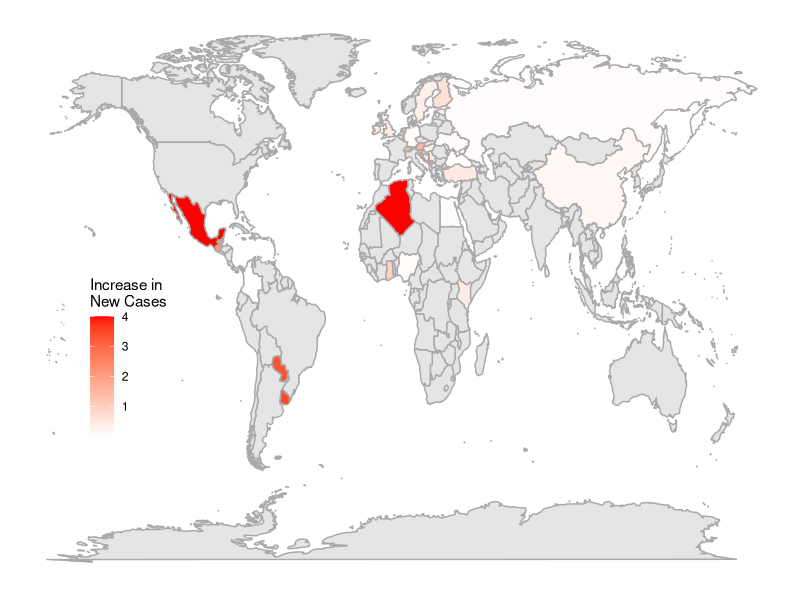
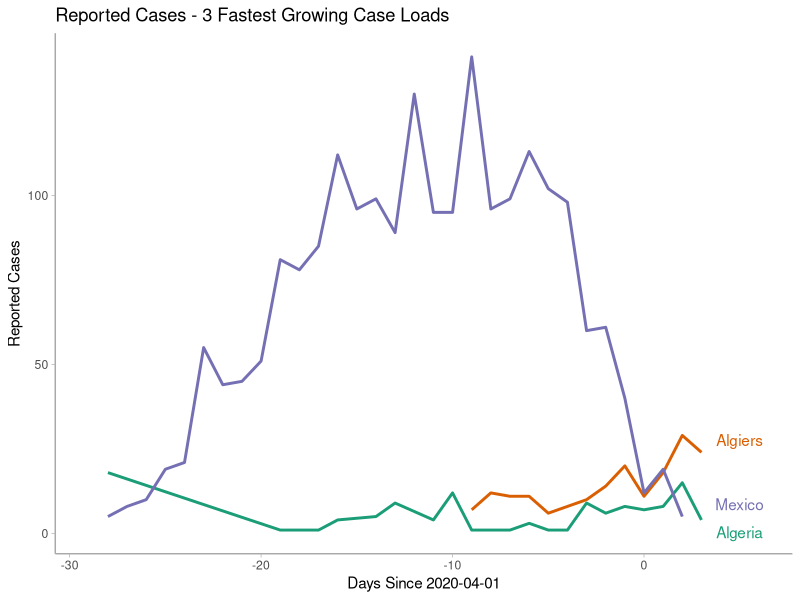
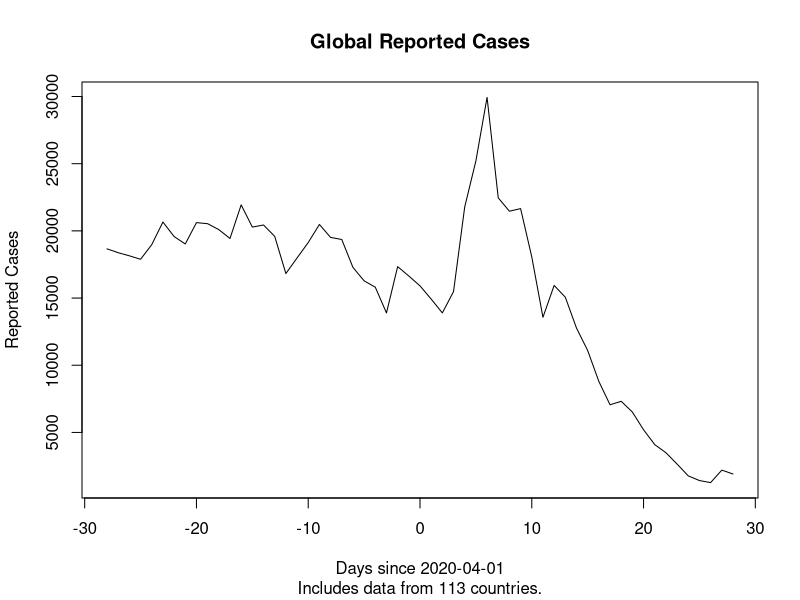
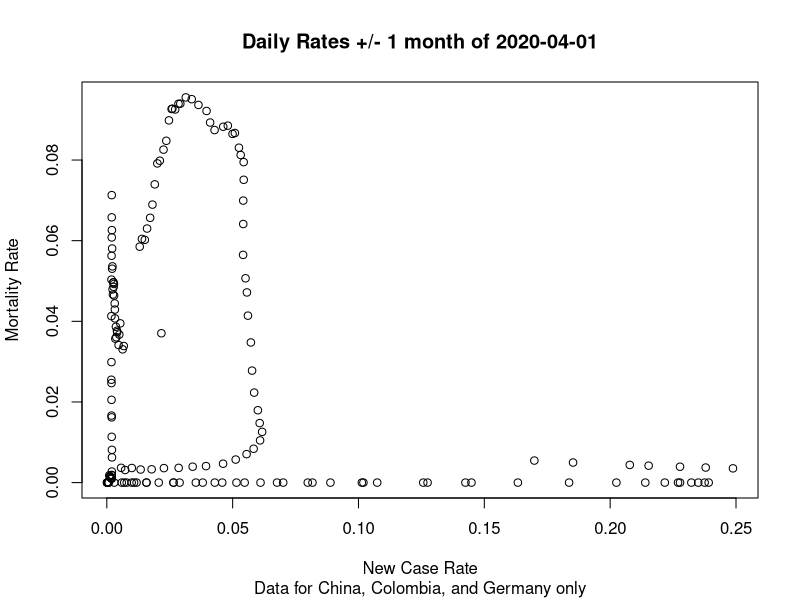

These figures' R source, in order:
# CovidInSnapshot - initial data visualizations
# Joy-El Talbot
# ALY6070 - WinterB 2021
#
# GOAL: identify key visuals for RShiny dashboard

# Inputs
# 1) Country-level Global.health data
#    - rolled up to day and country 
#    - limited to 2020 (figure out exact date range based on data quality)
#    - FIELDS: day, country, new_cases, new_cases_pm3days, new_case_rate,
#      ave_cases_per_week_p3to31days, in_top_3_rates, mortality_rate, mortalities  
#      - may want cases with outcome listed; or flag countries without any outcome data
# 2) Global-level Global.health data (similar to country without country filter)
# 3) SnapshotDate <- Time point chosen by user

# Visuals to add
# 1) Map of NewCaseRate by country at SnapshotDate
#    - # new cases +/- 3 days of SnapshotDate (7 days total or 1 week)
#    - vs average # new cases per week across month before SnapshotDate
# 1b) Global weekly rate of new cases (as simple text visual with notes)
#    - "based on X new cases from Y to Z" 
#      - X = raw new cases globally (WILL HAVE MISSING DATA)
#      - Y = SnapshotDate - 3 days
#      - Z = SnapshotDAte + 3 days
#    - "reported from X countries"
#      - X = number of countries contributing to snapshop data
# 2) Line graph of raw cases +/- 28 days of SnapshotDate
#    - LIMIT to top three countries based on NewCaseRate (see 1)
# 2b) Line graph of global raw cases in month prior
# 3) Scatter plot newcaserate vs mortality rate?? +/- 28 days
#      DECISION: will keep the mortality data but note that it will be limited to only:
#        Colombia ( 100% outcome reporting over 360 days), 
#        China    (  97% outcome reporting over 242 days),
#        Germany  (  90% outcome reporting over 417 days)

# DECISION: Data consistency is really quite terrible - very few months have data
# from more than 5 countries. Because I want to view winter holidays in my dashboard,
# I'm going to run dates from 2020-02-01 to 2021-02-01 
# AND highlight how many countries are in the snapshot!

library(ggplot2)
library(dplyr)
library(ggrepel) # repel text labels to avoid overlap

setwd("~/Roux/2021Wb_ALY6070/CovidInSnapshot")

global.data <- read.csv("global_data.csv", stringsAsFactors = FALSE)
global.data$newcase.date <- as.Date(global.data$newcase.date)
country.data <- read.csv("country_data.csv", stringsAsFactors = FALSE)
country.data$newcase.date <- as.Date(country.data$newcase.date)
location.data <- read.csv("country_lat_long.csv", stringsAsFactors = FALSE)
snapshot.date <- as.Date("2020-04-01") # default for now, will be input variable in RShiny

# filter data
global.filtered <- global.data %>%
  filter(newcase.date >= snapshot.date - 28,
         newcase.date <= snapshot.date + 28)

country.filtered <- country.data %>%
  filter(newcase.date >= snapshot.date - 28,
         newcase.date <= snapshot.date + 28)



# ******************************************************************************
# Visual 1: NewCaseRate by Country
#  MAP view - using location.data for latitudes/longitudes
#  COLOR (shades of red) to show rate of new cases - darker color for higher number
#  COLOR light grey for no data
# ******************************************************************************
# adapting from tutorials found here: https://www.datanovia.com/en/blog/how-to-create-a-map-using-ggplot2/
world_map <- map_data("world")

# note in this data, world_map$region is the country BUT
# it uses USA and UK for those countries
world_map$region[world_map$region == "USA"] <- "United States" # to match covid data
world_map$region[world_map$region == "UK"] <- "United Kingdom" # to match covid data

caserate <- country.filtered %>%
  filter(newcase.date == snapshot.date) %>%
  select(country, newcase.rate, new.cases) 

caserate <- full_join(caserate, world_map, by=c("country" = "region"))

(ggplot(caserate)
  + aes(x = long, y = lat, group = group)
  + geom_polygon(aes(fill=newcase.rate), color="darkgrey")
  + scale_fill_gradient("Increase in\nNew Cases", 
                        low="white", 
                        high="red", 
                        na.value = "grey90")
  + theme(axis.title = element_blank(),
          axis.line = element_blank(),
          axis.text = element_blank(),
          axis.ticks = element_blank(),
          panel.background = element_blank(),
          legend.position = c(0.15,0.4))
)

# ******************************************************************************
# Visual 1b: Global NewCaseRate 
#  SIMPLE TEXT view following template
#  Rate of new cases [inc/dec] by [global newcase.rate] vs last 4 week average
#  [total raw cases] from [snapshot.date - 3] to [snapshot.date + 3]
#  reported from [num countries] countries
# ******************************************************************************


# ******************************************************************************
# Visual 2: Raw cases +/- 28 days of snapshot for top three countries of concern
#  LINE GRAPH
#  3 countries with highest newcase.rate on snapshot.date
#  try to include country label inline vs legend
# ******************************************************************************

# Get our top3 countries into a list for snapshot date
list.top3 <- country.filtered$top3[country.filtered$newcase.date == snapshot.date] %>%
  unique() %>%
  as.character() %>%
  strsplit(split=",") 
list.top3 <- as.character(list.top3[[1]])

df.filtered1 <- country.filtered[country.filtered$country %in% list.top3, ]

# get x & y positions for text labels
top3 <- data.frame(country = list.top3,
                   #color = brewer.pal(3, "Dark2"),
                   x = rep(max(df.filtered1$newcase.date - snapshot.date) + 1, 3)
                  )
top3$y <- NA
for (c in top3$country) {
  top3$y[top3$country == c] <- tail(df.filtered1$new.cases[df.filtered1$country == c],1) 
}

(ggplot(df.filtered1)
  + aes(x = newcase.date - snapshot.date, 
        y = new.cases, 
        color=country)
  + geom_line(size=1)
  + scale_y_continuous("Reported Cases")
  + scale_x_continuous(paste0("Days Since ", snapshot.date))
  + scale_color_brewer(palette = "Dark2")
  + geom_text_repel(data = top3, 
                    aes(x, y, label=country),
                    direction="y",
                    nudge_x=1)
  + ggtitle("Reported Cases - 3 Fastest Growing Case Loads")
  + coord_cartesian(xlim=c(min(df.filtered1$newcase.date - snapshot.date)-1,
                           max(df.filtered1$newcase.date - snapshot.date)+3))
  + theme_light()
  + theme(legend.position="none",
          panel.grid.major = element_blank(),
          panel.grid.minor = element_blank(),
          panel.border = element_blank(),
          axis.line = element_line(color = "darkgrey"))
  
 )

# ******************************************************************************
# Visual 2b: Raw cases +/- 28 days of snapshot globally
#  LINE GRAPH
# ******************************************************************************
plot(snapshot.date - global.filtered$newcase.date,
     global.filtered$new.cases,
     xlab=paste0("Days since ", snapshot.date),
     ylab="Reported Cases",
     main="Global Reported Cases",
     type="l",
     sub=paste0("Includes data from ", length(unique(country.filtered$country)), " countries."))

# ******************************************************************************
# Visual 3: newcase.rate vs mortality.rate
#  SCATTER PLOT
#  limit to Colombia, China, Germany (only reporters with > 90% of days having outcomes)
#  +/- 28 days of snapshot.date
# ******************************************************************************

df.filtered2 <- country.filtered %>%
  filter(country %in% c("China", "Colombia", "Germany"))

plot(df.filtered2$newcase.rate,
     df.filtered2$mortality.rate,
     ylab = "Mortality Rate",
     xlab = "New Case Rate",
     main = paste0("Daily Rates +/- 1 month of ", snapshot.date),
     sub = "Data for China, Colombia, and Germany only")
